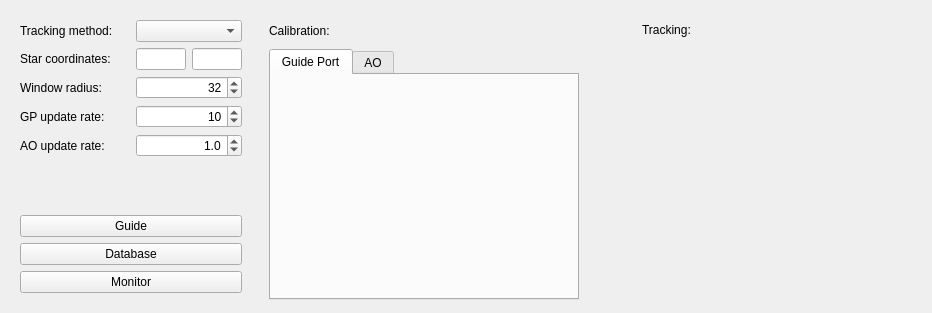
<?xml version="1.0" encoding="UTF-8"?>
<ui version="4.0">
 <class>snowgui::guidercontrollerwidget</class>
 <widget class="QWidget" name="guidercontrollerwidget">
  <property name="geometry">
   <rect>
    <x>0</x>
    <y>0</y>
    <width>932</width>
    <height>313</height>
   </rect>
  </property>
  <property name="minimumSize">
   <size>
    <width>0</width>
    <height>313</height>
   </size>
  </property>
  <property name="maximumSize">
   <size>
    <width>16777215</width>
    <height>313</height>
   </size>
  </property>
  <property name="windowTitle">
   <string>Form</string>
  </property>
  <layout class="QHBoxLayout" name="horizontalLayout">
   <item>
    <widget class="QWidget" name="guidingWidget" native="true">
     <property name="minimumSize">
      <size>
       <width>240</width>
       <height>0</height>
      </size>
     </property>
     <property name="maximumSize">
      <size>
       <width>240</width>
       <height>16777215</height>
      </size>
     </property>
     <layout class="QGridLayout" name="gridLayout">
      <item row="4" column="1" colspan="2">
       <widget class="QDoubleSpinBox" name="aoupdateintervalSpinBox">
        <property name="alignment">
         <set>Qt::AlignRight|Qt::AlignTrailing|Qt::AlignVCenter</set>
        </property>
        <property name="decimals">
         <number>1</number>
        </property>
        <property name="value">
         <double>1.000000000000000</double>
        </property>
       </widget>
      </item>
      <item row="3" column="0">
       <widget class="QLabel" name="gpupdateintervalLabel">
        <property name="text">
         <string>GP update rate:</string>
        </property>
       </widget>
      </item>
      <item row="1" column="1">
       <widget class="QLineEdit" name="starxField"/>
      </item>
      <item row="3" column="1" colspan="2">
       <widget class="QDoubleSpinBox" name="gpupdateintervalSpinBox">
        <property name="alignment">
         <set>Qt::AlignRight|Qt::AlignTrailing|Qt::AlignVCenter</set>
        </property>
        <property name="decimals">
         <number>0</number>
        </property>
        <property name="value">
         <double>10.000000000000000</double>
        </property>
       </widget>
      </item>
      <item row="8" column="0" colspan="3">
       <widget class="QPushButton" name="monitorButton">
        <property name="text">
         <string>Monitor</string>
        </property>
       </widget>
      </item>
      <item row="6" column="0" colspan="3">
       <widget class="QPushButton" name="guideButton">
        <property name="text">
         <string>Guide</string>
        </property>
       </widget>
      </item>
      <item row="1" column="0">
       <widget class="QLabel" name="starLabel">
        <property name="minimumSize">
         <size>
          <width>110</width>
          <height>0</height>
         </size>
        </property>
        <property name="text">
         <string>Star coordinates:</string>
        </property>
       </widget>
      </item>
      <item row="1" column="2">
       <widget class="QLineEdit" name="staryField"/>
      </item>
      <item row="0" column="0">
       <widget class="QLabel" name="methodLabel">
        <property name="minimumSize">
         <size>
          <width>110</width>
          <height>0</height>
         </size>
        </property>
        <property name="text">
         <string>Tracking method:</string>
        </property>
       </widget>
      </item>
      <item row="5" column="0">
       <spacer name="verticalSpacer">
        <property name="orientation">
         <enum>Qt::Vertical</enum>
        </property>
        <property name="sizeHint" stdset="0">
         <size>
          <width>20</width>
          <height>40</height>
         </size>
        </property>
       </spacer>
      </item>
      <item row="4" column="0">
       <widget class="QLabel" name="aoupdateintervalLabel">
        <property name="text">
         <string>AO update rate:</string>
        </property>
       </widget>
      </item>
      <item row="0" column="1" colspan="2">
       <widget class="QComboBox" name="methodBox"/>
      </item>
      <item row="7" column="0" colspan="3">
       <widget class="QPushButton" name="databaseButton">
        <property name="text">
         <string>Database</string>
        </property>
       </widget>
      </item>
      <item row="2" column="0">
       <widget class="QLabel" name="label">
        <property name="text">
         <string>Window radius:</string>
        </property>
       </widget>
      </item>
      <item row="2" column="1" colspan="2">
       <widget class="snowgui::LogSpinBox" name="windowradiusSpinBox">
        <property name="alignment">
         <set>Qt::AlignRight|Qt::AlignTrailing|Qt::AlignVCenter</set>
        </property>
        <property name="decimals">
         <number>0</number>
        </property>
        <property name="minimum">
         <double>16.000000000000000</double>
        </property>
        <property name="maximum">
         <double>10000.000000000000000</double>
        </property>
        <property name="value">
         <double>32.000000000000000</double>
        </property>
       </widget>
      </item>
     </layout>
    </widget>
   </item>
   <item>
    <widget class="QWidget" name="widget" native="true">
     <property name="sizePolicy">
      <sizepolicy hsizetype="Fixed" vsizetype="Preferred">
       <horstretch>0</horstretch>
       <verstretch>0</verstretch>
      </sizepolicy>
     </property>
     <property name="minimumSize">
      <size>
       <width>370</width>
       <height>0</height>
      </size>
     </property>
     <property name="maximumSize">
      <size>
       <width>370</width>
       <height>16777215</height>
      </size>
     </property>
     <widget class="QLabel" name="calibrationLabel">
      <property name="geometry">
       <rect>
        <x>12</x>
        <y>12</y>
        <width>71</width>
        <height>16</height>
       </rect>
      </property>
      <property name="text">
       <string>Calibration:</string>
      </property>
     </widget>
     <widget class="QTabWidget" name="calibrationsWidget">
      <property name="geometry">
       <rect>
        <x>12</x>
        <y>38</y>
        <width>310</width>
        <height>251</height>
       </rect>
      </property>
      <property name="minimumSize">
       <size>
        <width>310</width>
        <height>0</height>
       </size>
      </property>
      <property name="maximumSize">
       <size>
        <width>310</width>
        <height>16777215</height>
       </size>
      </property>
      <property name="currentIndex">
       <number>0</number>
      </property>
      <widget class="snowgui::calibrationwidget" name="gpcalibrationWidget">
       <attribute name="title">
        <string>Guide Port</string>
       </attribute>
      </widget>
      <widget class="snowgui::calibrationwidget" name="aocalibrationWidget">
       <attribute name="title">
        <string>AO</string>
       </attribute>
      </widget>
     </widget>
    </widget>
   </item>
   <item>
    <widget class="QWidget" name="trackingWidget" native="true">
     <property name="minimumSize">
      <size>
       <width>250</width>
       <height>0</height>
      </size>
     </property>
     <layout class="QVBoxLayout" name="verticalLayout_2">
      <item>
       <widget class="QLabel" name="trackingLabel">
        <property name="maximumSize">
         <size>
          <width>16777215</width>
          <height>20</height>
         </size>
        </property>
        <property name="text">
         <string>Tracking:</string>
        </property>
       </widget>
      </item>
      <item>
       <widget class="QWidget" name="raoffsetWidget" native="true"/>
      </item>
      <item>
       <widget class="QWidget" name="decoffsetWidget" native="true"/>
      </item>
     </layout>
    </widget>
   </item>
  </layout>
 </widget>
 <customwidgets>
  <customwidget>
   <class>snowgui::calibrationwidget</class>
   <extends>QWidget</extends>
   <header location="global">calibrationwidget.h</header>
   <container>1</container>
  </customwidget>
  <customwidget>
   <class>snowgui::LogSpinBox</class>
   <extends>QDoubleSpinBox</extends>
   <header location="global">logspinbox.h</header>
  </customwidget>
 </customwidgets>
 <resources/>
 <connections/>
</ui>
